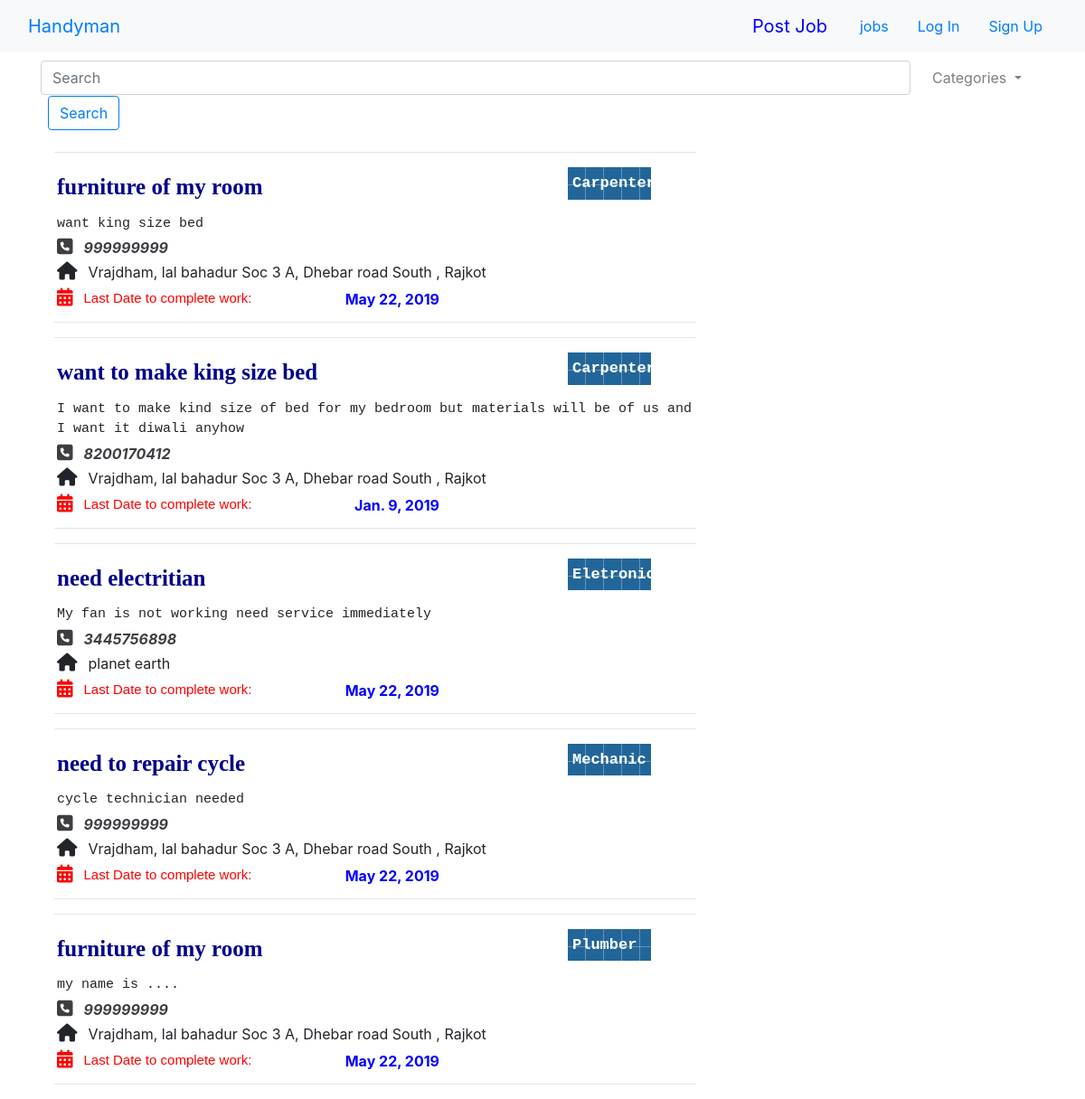
Before: / with the older database file.
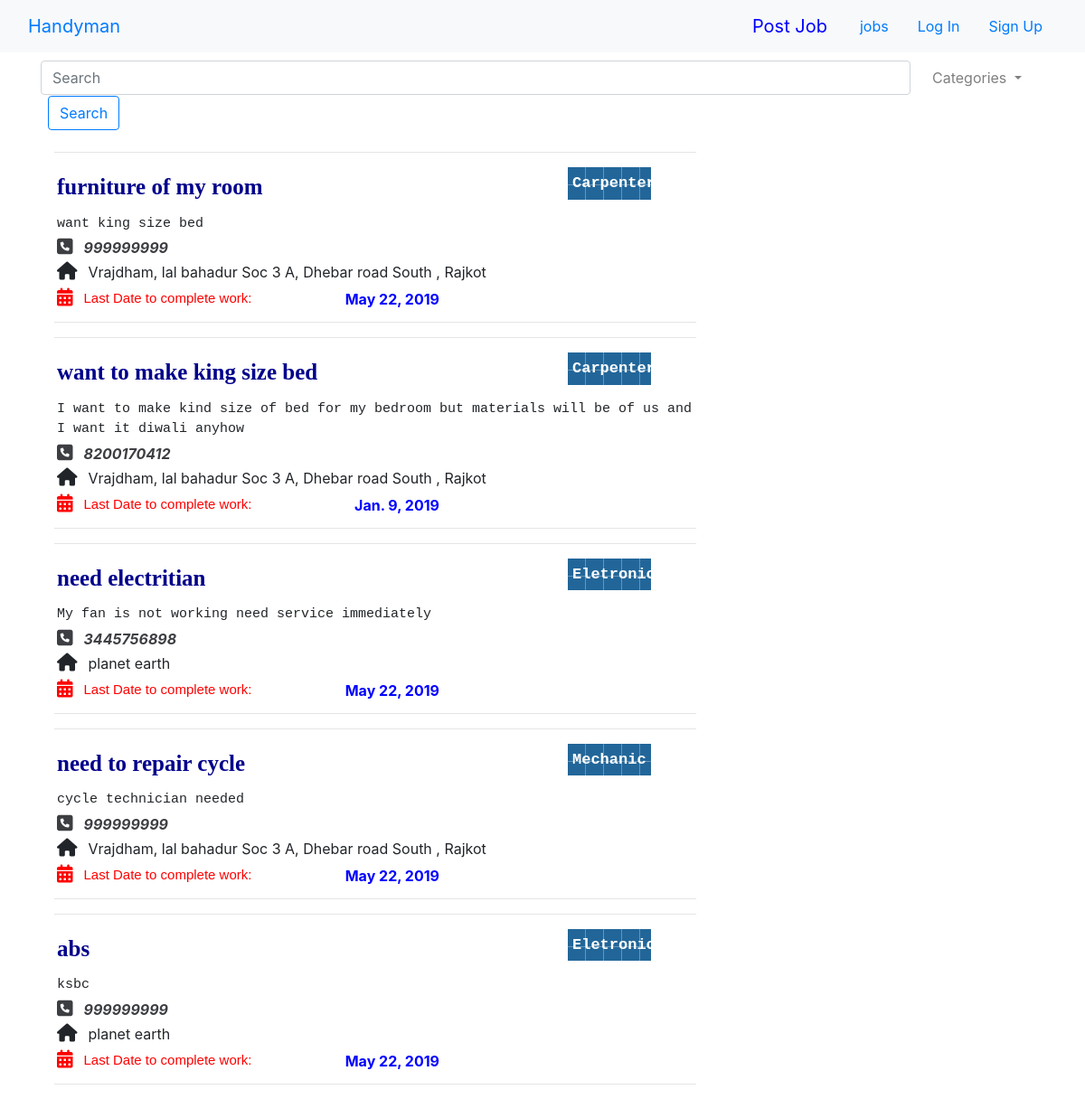
After: the same page with the newer database file.
### post/models.py (models this page shows)
class job_info(models.Model):
    job_title = models.CharField(max_length=100)
    type = models.CharField(max_length=25)
    description = models.CharField(max_length=1500)
    add = models.CharField(max_length=1000)
    last_date = models.DateField()
    mobileno = models.IntegerField(default=999999999)

### post/views.py (the view)
# urls.py: path('',views.index,name="index"),
def index(request):
    records = job_info.objects.all().reverse()
    return render(request,'index.html',{'records':records})

### templates/index.html (shortened to what this page needs)
<!DOCTYPE html>
{% extends "navbar.html" %}
  {% block body_block %}
    {% for rac in records %}
    <div class="col-lg-8">
      <hr>
        <p class="title">{{ rac.job_title }}</p>
        <p class="type">{{ rac.type }}</p>
        <p class="desciption">{{ rac.description }}</p>
        <p class="ph_no"><i class="fa fa-phone-square" style="font-size:20px; margin-right:12px;"></i>{{ rac.mobileno }}</p>
        <p class="add"><i class="fa fa-home" style="font-size:20px; margin-right:12px;"></i>{{ rac.add }}</p>
        <label class="date_label" style="margin-right:5px;"><i class="fa fa-calendar" style="font-size:20px;color:red; margin-right:12px; float:left;"></i>Last Date to complete work:</label>
        <p style="float:right; margin-right:40%; font-weight:bold; color:blue;" class="date">{{ rac.last_date }}</p>
        <br>
      <hr>
    </div>
    {% endfor %}
  {% endblock %}

Changed rows visible on the page:
removed job_info: job_title "furniture of my room", type "Plumber", description "my name is ....", mobileno "999999999", add "Vrajdham, lal bahadur Soc 3 A, Dhebar road South , Rajkot", last_date "May 22, 2019"
added job_info: job_title "abs", type "Eletronics", description "ksbc", mobileno "999999999", add "planet earth", last_date "May 22, 2019"
